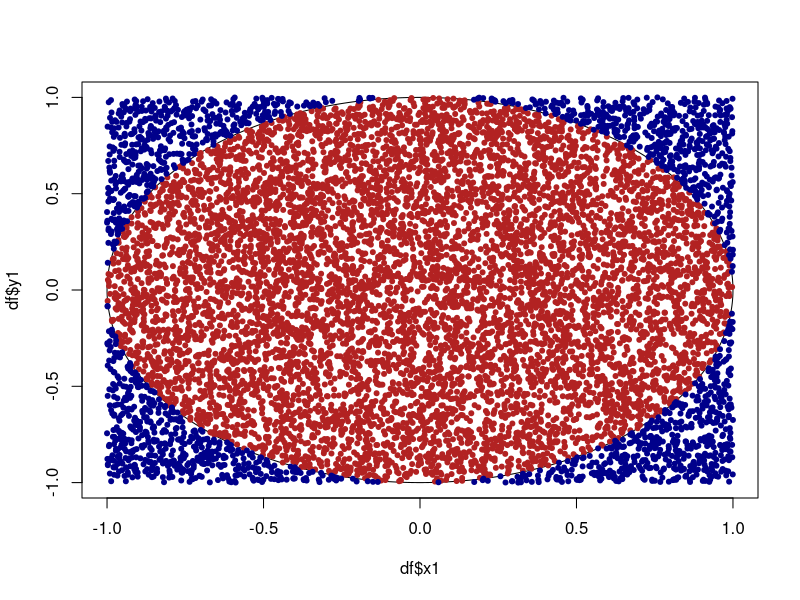

This figure's R source:
set.seed(123)

mc.pi_1 <- function(n)
{
  if(n <= 1)
  {
    stop("Error")
  }
  
  x <- runif(n, min = 0, max = 1)
  y <- runif(n, min = 0, max = 1)
  
  inside <- ifelse(sqrt(x^2 + y^2) <= 1, 1, 0)
  
  inside <- sum(inside)
  
  resultat <- (inside / n) * 4
  
  return(resultat)
}
no_of_iterations <- c(10, 100, 1000, 10000, 100000, 1000000)
res <- lapply(no_of_iterations, mc.pi_1)
names(res) <- no_of_iterations
res
mc.pi_2<- function(n)
{
  df <- data.frame(x <- runif(n, min = 0, max = 1),
                   y <- runif(n, min = 0, max = 1))
  df$points <- 1:n
  
  df$inside = ifelse(sqrt(x^2 + y^2) <= 1, 1, 0)
  
  df$PIE <- 4 * (cumsum(df$inside) / df$points)
  
  df$ERR <- abs(df$PIE/pi - 1)
  
  return(df)
}



####################################

n = 10000

x<- runif(n, -1, 1)
y<- runif(n, -1, 1)

vec <- which(sqrt(x^2 + y^2) <= 1)
vec1 <- which(sqrt(x^2 + y^2) > 1)
r <- 1

angles <- seq(0, 2 * pi, length.out = n + 1)

x1 <- r * cos(angles)
y1 <- r * sin(angles)

df <- data.frame(x1, y1)

#par(mfrow = c(1, 1))
plot(df$x1, df$y1, type = "l")
points(x[vec], y[vec], col='firebrick', pch=20)
points(x[-vec], y[-vec], col='darkblue', pch=20)
